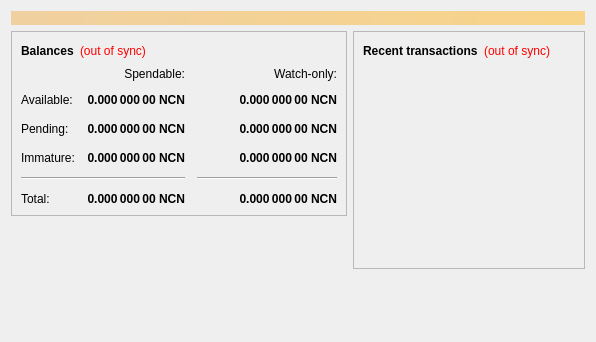
<?xml version="1.0" encoding="UTF-8"?>
<ui version="4.0">
 <class>OverviewPage</class>
 <widget class="QWidget" name="OverviewPage">
  <property name="geometry">
   <rect>
    <x>0</x>
    <y>0</y>
    <width>596</width>
    <height>342</height>
   </rect>
  </property>
  <property name="windowTitle">
   <string>Form</string>
  </property>
  <layout class="QVBoxLayout" name="topLayout">
   <item>
    <widget class="QLabel" name="labelAlerts">
     <property name="visible">
      <bool>false</bool>
     </property>
     <property name="styleSheet">
      <string notr="true">background-color: qlineargradient(x1: 0, y1: 0, x2: 1, y2: 0, stop:0 #F0D0A0, stop:1 #F8D488); color:#000000;</string>
     </property>
     <property name="wordWrap">
      <bool>true</bool>
     </property>
     <property name="margin">
      <number>3</number>
     </property>
    </widget>
   </item>
   <item>
    <layout class="QHBoxLayout" name="horizontalLayout" stretch="1,1">
     <item>
      <layout class="QVBoxLayout" name="verticalLayout_2">
       <item>
        <widget class="QFrame" name="frame">
         <property name="frameShape">
          <enum>QFrame::StyledPanel</enum>
         </property>
         <property name="frameShadow">
          <enum>QFrame::Raised</enum>
         </property>
         <layout class="QVBoxLayout" name="verticalLayout_4">
          <item>
           <layout class="QHBoxLayout" name="horizontalLayout_4">
            <item>
             <widget class="QLabel" name="label_5">
              <property name="font">
               <font>
                <weight>75</weight>
                <bold>true</bold>
               </font>
              </property>
              <property name="text">
               <string>Balances</string>
              </property>
             </widget>
            </item>
            <item>
             <widget class="QLabel" name="labelWalletStatus">
              <property name="cursor">
               <cursorShape>WhatsThisCursor</cursorShape>
              </property>
              <property name="toolTip">
               <string>The displayed information may be out of date. Your wallet automatically synchronizes with the Newcoin network after a connection is established, but this process has not completed yet.</string>
              </property>
              <property name="styleSheet">
               <string notr="true">QLabel { color: red; }</string>
              </property>
              <property name="text">
               <string notr="true">(out of sync)</string>
              </property>
              <property name="alignment">
               <set>Qt::AlignLeading|Qt::AlignLeft|Qt::AlignVCenter</set>
              </property>
             </widget>
            </item>
            <item>
             <spacer name="horizontalSpacer_3">
              <property name="orientation">
               <enum>Qt::Horizontal</enum>
              </property>
              <property name="sizeHint" stdset="0">
               <size>
                <width>40</width>
                <height>20</height>
               </size>
              </property>
             </spacer>
            </item>
           </layout>
          </item>
          <item>
           <layout class="QGridLayout" name="gridLayout">
            <property name="spacing">
             <number>12</number>
            </property>
            <item row="2" column="2">
             <widget class="QLabel" name="labelWatchPending">
              <property name="font">
               <font>
                <weight>75</weight>
                <bold>true</bold>
               </font>
              </property>
              <property name="cursor">
               <cursorShape>IBeamCursor</cursorShape>
              </property>
              <property name="toolTip">
               <string>Unconfirmed transactions to watch-only addresses</string>
              </property>
              <property name="text">
               <string notr="true">0.000 000 00 NCN</string>
              </property>
              <property name="alignment">
               <set>Qt::AlignRight|Qt::AlignTrailing|Qt::AlignVCenter</set>
              </property>
              <property name="textInteractionFlags">
               <set>Qt::LinksAccessibleByMouse|Qt::TextSelectableByKeyboard|Qt::TextSelectableByMouse</set>
              </property>
             </widget>
            </item>
            <item row="2" column="1">
             <widget class="QLabel" name="labelUnconfirmed">
              <property name="font">
               <font>
                <weight>75</weight>
                <bold>true</bold>
               </font>
              </property>
              <property name="cursor">
               <cursorShape>IBeamCursor</cursorShape>
              </property>
              <property name="toolTip">
               <string>Total of transactions that have yet to be confirmed, and do not yet count toward the spendable balance</string>
              </property>
              <property name="text">
               <string notr="true">0.000 000 00 NCN</string>
              </property>
              <property name="alignment">
               <set>Qt::AlignRight|Qt::AlignTrailing|Qt::AlignVCenter</set>
              </property>
              <property name="textInteractionFlags">
               <set>Qt::LinksAccessibleByMouse|Qt::TextSelectableByKeyboard|Qt::TextSelectableByMouse</set>
              </property>
             </widget>
            </item>
            <item row="3" column="2">
             <widget class="QLabel" name="labelWatchImmature">
              <property name="font">
               <font>
                <weight>75</weight>
                <bold>true</bold>
               </font>
              </property>
              <property name="cursor">
               <cursorShape>IBeamCursor</cursorShape>
              </property>
              <property name="toolTip">
               <string>Mined balance in watch-only addresses that has not yet matured</string>
              </property>
              <property name="text">
               <string notr="true">0.000 000 00 NCN</string>
              </property>
              <property name="alignment">
               <set>Qt::AlignRight|Qt::AlignTrailing|Qt::AlignVCenter</set>
              </property>
              <property name="textInteractionFlags">
               <set>Qt::LinksAccessibleByMouse|Qt::TextSelectableByKeyboard|Qt::TextSelectableByMouse</set>
              </property>
             </widget>
            </item>
            <item row="4" column="0" colspan="2">
             <widget class="Line" name="line">
              <property name="orientation">
               <enum>Qt::Horizontal</enum>
              </property>
             </widget>
            </item>
            <item row="4" column="2">
             <widget class="Line" name="lineWatchBalance">
              <property name="sizePolicy">
               <sizepolicy hsizetype="Preferred" vsizetype="Fixed">
                <horstretch>0</horstretch>
                <verstretch>0</verstretch>
               </sizepolicy>
              </property>
              <property name="minimumSize">
               <size>
                <width>140</width>
                <height>0</height>
               </size>
              </property>
              <property name="orientation">
               <enum>Qt::Horizontal</enum>
              </property>
             </widget>
            </item>
            <item row="5" column="0">
             <widget class="QLabel" name="labelTotalText">
              <property name="text">
               <string>Total:</string>
              </property>
             </widget>
            </item>
            <item row="3" column="1">
             <widget class="QLabel" name="labelImmature">
              <property name="font">
               <font>
                <weight>75</weight>
                <bold>true</bold>
               </font>
              </property>
              <property name="cursor">
               <cursorShape>IBeamCursor</cursorShape>
              </property>
              <property name="toolTip">
               <string>Mined balance that has not yet matured</string>
              </property>
              <property name="text">
               <string notr="true">0.000 000 00 NCN</string>
              </property>
              <property name="alignment">
               <set>Qt::AlignRight|Qt::AlignTrailing|Qt::AlignVCenter</set>
              </property>
              <property name="textInteractionFlags">
               <set>Qt::LinksAccessibleByMouse|Qt::TextSelectableByKeyboard|Qt::TextSelectableByMouse</set>
              </property>
             </widget>
            </item>
            <item row="2" column="3">
             <spacer name="horizontalSpacer_2">
              <property name="orientation">
               <enum>Qt::Horizontal</enum>
              </property>
              <property name="sizeHint" stdset="0">
               <size>
                <width>40</width>
                <height>20</height>
               </size>
              </property>
             </spacer>
            </item>
            <item row="3" column="0">
             <widget class="QLabel" name="labelImmatureText">
              <property name="text">
               <string>Immature:</string>
              </property>
             </widget>
            </item>
            <item row="5" column="1">
             <widget class="QLabel" name="labelTotal">
              <property name="font">
               <font>
                <weight>75</weight>
                <bold>true</bold>
               </font>
              </property>
              <property name="cursor">
               <cursorShape>IBeamCursor</cursorShape>
              </property>
              <property name="toolTip">
               <string>Your current total balance</string>
              </property>
              <property name="text">
               <string notr="true">0.000 000 00 NCN</string>
              </property>
              <property name="alignment">
               <set>Qt::AlignRight|Qt::AlignTrailing|Qt::AlignVCenter</set>
              </property>
              <property name="textInteractionFlags">
               <set>Qt::LinksAccessibleByMouse|Qt::TextSelectableByKeyboard|Qt::TextSelectableByMouse</set>
              </property>
             </widget>
            </item>
            <item row="5" column="2">
             <widget class="QLabel" name="labelWatchTotal">
              <property name="font">
               <font>
                <weight>75</weight>
                <bold>true</bold>
               </font>
              </property>
              <property name="cursor">
               <cursorShape>IBeamCursor</cursorShape>
              </property>
              <property name="toolTip">
               <string>Current total balance in watch-only addresses</string>
              </property>
              <property name="text">
               <string notr="true">0.000 000 00 NCN</string>
              </property>
              <property name="alignment">
               <set>Qt::AlignRight|Qt::AlignTrailing|Qt::AlignVCenter</set>
              </property>
              <property name="textInteractionFlags">
               <set>Qt::LinksAccessibleByMouse|Qt::TextSelectableByKeyboard|Qt::TextSelectableByMouse</set>
              </property>
             </widget>
            </item>
            <item row="0" column="2">
             <widget class="QLabel" name="labelWatchonly">
              <property name="text">
               <string>Watch-only:</string>
              </property>
              <property name="alignment">
               <set>Qt::AlignRight|Qt::AlignTrailing|Qt::AlignVCenter</set>
              </property>
             </widget>
            </item>
            <item row="1" column="0">
             <widget class="QLabel" name="labelBalanceText">
              <property name="text">
               <string>Available:</string>
              </property>
             </widget>
            </item>
            <item row="1" column="1">
             <widget class="QLabel" name="labelBalance">
              <property name="font">
               <font>
                <weight>75</weight>
                <bold>true</bold>
               </font>
              </property>
              <property name="cursor">
               <cursorShape>IBeamCursor</cursorShape>
              </property>
              <property name="toolTip">
               <string>Your current spendable balance</string>
              </property>
              <property name="text">
               <string notr="true">0.000 000 00 NCN</string>
              </property>
              <property name="alignment">
               <set>Qt::AlignRight|Qt::AlignTrailing|Qt::AlignVCenter</set>
              </property>
              <property name="textInteractionFlags">
               <set>Qt::LinksAccessibleByMouse|Qt::TextSelectableByKeyboard|Qt::TextSelectableByMouse</set>
              </property>
             </widget>
            </item>
            <item row="1" column="2">
             <widget class="QLabel" name="labelWatchAvailable">
              <property name="font">
               <font>
                <weight>75</weight>
                <bold>true</bold>
               </font>
              </property>
              <property name="cursor">
               <cursorShape>IBeamCursor</cursorShape>
              </property>
              <property name="toolTip">
               <string>Your current balance in watch-only addresses</string>
              </property>
              <property name="text">
               <string notr="true">0.000 000 00 NCN</string>
              </property>
              <property name="alignment">
               <set>Qt::AlignRight|Qt::AlignTrailing|Qt::AlignVCenter</set>
              </property>
              <property name="textInteractionFlags">
               <set>Qt::LinksAccessibleByMouse|Qt::TextSelectableByKeyboard|Qt::TextSelectableByMouse</set>
              </property>
             </widget>
            </item>
            <item row="2" column="0">
             <widget class="QLabel" name="labelPendingText">
              <property name="text">
               <string>Pending:</string>
              </property>
             </widget>
            </item>
            <item row="0" column="1">
             <widget class="QLabel" name="labelSpendable">
              <property name="text">
               <string>Spendable:</string>
              </property>
              <property name="alignment">
               <set>Qt::AlignRight|Qt::AlignTrailing|Qt::AlignVCenter</set>
              </property>
             </widget>
            </item>
           </layout>
          </item>
         </layout>
        </widget>
       </item>
       <item>
        <spacer name="verticalSpacer">
         <property name="orientation">
          <enum>Qt::Vertical</enum>
         </property>
         <property name="sizeHint" stdset="0">
          <size>
           <width>20</width>
           <height>40</height>
          </size>
         </property>
        </spacer>
       </item>
      </layout>
     </item>
     <item>
      <layout class="QVBoxLayout" name="verticalLayout_3">
       <item>
        <widget class="QFrame" name="frame_2">
         <property name="frameShape">
          <enum>QFrame::StyledPanel</enum>
         </property>
         <property name="frameShadow">
          <enum>QFrame::Raised</enum>
         </property>
         <layout class="QVBoxLayout" name="verticalLayout">
          <item>
           <layout class="QHBoxLayout" name="horizontalLayout_2">
            <item>
             <widget class="QLabel" name="label_4">
              <property name="font">
               <font>
                <weight>75</weight>
                <bold>true</bold>
               </font>
              </property>
              <property name="text">
               <string>Recent transactions</string>
              </property>
             </widget>
            </item>
            <item>
             <widget class="QLabel" name="labelTransactionsStatus">
              <property name="cursor">
               <cursorShape>WhatsThisCursor</cursorShape>
              </property>
              <property name="toolTip">
               <string>The displayed information may be out of date. Your wallet automatically synchronizes with the Newcoin network after a connection is established, but this process has not completed yet.</string>
              </property>
              <property name="styleSheet">
               <string notr="true">QLabel { color: red; }</string>
              </property>
              <property name="text">
               <string notr="true">(out of sync)</string>
              </property>
              <property name="alignment">
               <set>Qt::AlignRight|Qt::AlignTrailing|Qt::AlignVCenter</set>
              </property>
             </widget>
            </item>
            <item>
             <spacer name="horizontalSpacer">
              <property name="orientation">
               <enum>Qt::Horizontal</enum>
              </property>
              <property name="sizeHint" stdset="0">
               <size>
                <width>40</width>
                <height>20</height>
               </size>
              </property>
             </spacer>
            </item>
           </layout>
          </item>
          <item>
           <widget class="QListView" name="listTransactions">
            <property name="styleSheet">
             <string notr="true">QListView { background: transparent; }</string>
            </property>
            <property name="frameShape">
             <enum>QFrame::NoFrame</enum>
            </property>
            <property name="verticalScrollBarPolicy">
             <enum>Qt::ScrollBarAlwaysOff</enum>
            </property>
            <property name="horizontalScrollBarPolicy">
             <enum>Qt::ScrollBarAlwaysOff</enum>
            </property>
            <property name="selectionMode">
             <enum>QAbstractItemView::NoSelection</enum>
            </property>
           </widget>
          </item>
         </layout>
        </widget>
       </item>
       <item>
        <spacer name="verticalSpacer_2">
         <property name="orientation">
          <enum>Qt::Vertical</enum>
         </property>
         <property name="sizeHint" stdset="0">
          <size>
           <width>20</width>
           <height>40</height>
          </size>
         </property>
        </spacer>
       </item>
      </layout>
     </item>
    </layout>
   </item>
  </layout>
 </widget>
 <resources/>
 <connections/>
</ui>
